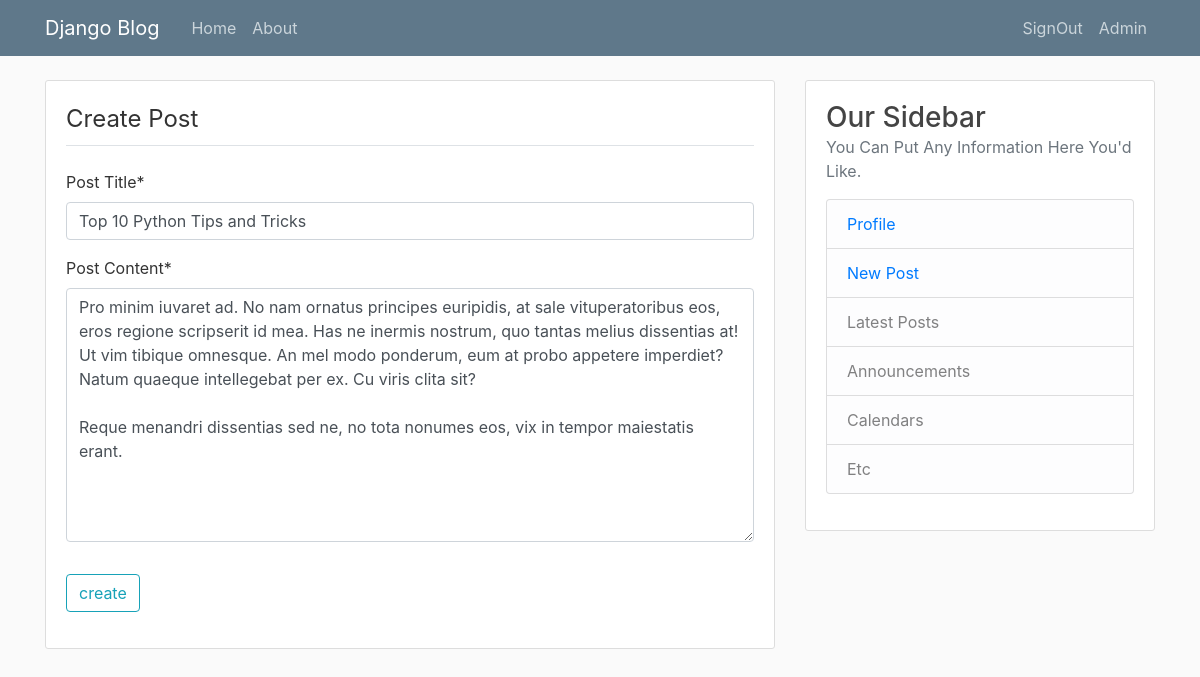
The page /posts/Top 10 Python Tips and Tricks/update/ (signed in) on the database its author committed.
### a_blog/models.py (models this page shows, shortened)
class Post(models.Model):
  post_title = models.CharField(max_length=150)
  post_publish_date = models.DateTimeField(default=timezone.now)
  post_content = models.TextField()
  post_author = models.ForeignKey(User, on_delete=models.CASCADE)

### a_blog/views.py (the view, shortened to what this page needs)
# urls.py: path('posts/<slug>/update/',PostUpdateView.as_view(),name="post-updater"),
class PostUpdateView(LoginRequiredMixin,UserPassesTestMixin,UpdateView):
    model = Post
    fields = ["post_title","post_content"]
    context_object_name = 'post'
    slug_field = 'post_title'
    def test_func(self):
      post = self.get_object()
      if self.request.user == post.post_author:
        return True
      else:
        return False

### a_blog/templates/a_blog/post_form.html (shortened to what this page needs)
{% extends 'layout.html' %}
{% load crispy_forms_tags %}
{% block content %}
    <div class="content-section">
        <form method="POST">
            <fieldset class="form-group">
                <legend class="border-bottom pb-2 mb-4">create post</legend>
                {{ form|crispy}}
            </fieldset>
            <div class="form-group">
                <button class="btn btn-outline-info" type="submit">create</button>
            </div>
        </form>
    </div>
{% endblock content %}

### a_blog/static/a_blog/main.css (style rules this page uses)
body { text-transform: capitalize !important; background: #fafafa; color: #333333; margin-top: 5rem; }
.content-section { background: #ffffff; padding: 20px; border: 1px solid #dddddd; border-radius: 3px; margin-bottom: 20px; }

### rows shown on the page
Post: post_title "Top 10 Python Tips and Tricks", post_content "Pro minim iuvaret ad. No nam ornatus principes euripidis, at sale vituperatoribus eos, eros regione scripserit id mea. Has ne inermis nostrum, quo tantas melius dissentias at! Ut vim tibique omnesque. An mel modo ponderum, eum at probo appetere imperdiet? Natum quaeque intellegebat per ex. Cu viris clita sit? Reque menandri dissentias sed ne, no tota nonumes eos, vix in tempor maiestatis erant."
